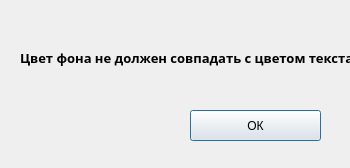
<?xml version="1.0" encoding="UTF-8"?>
<ui version="4.0">
 <class>colorError1</class>
 <widget class="QDialog" name="colorError1">
  <property name="geometry">
   <rect>
    <x>0</x>
    <y>0</y>
    <width>350</width>
    <height>168</height>
   </rect>
  </property>
  <property name="minimumSize">
   <size>
    <width>350</width>
    <height>168</height>
   </size>
  </property>
  <property name="maximumSize">
   <size>
    <width>350</width>
    <height>168</height>
   </size>
  </property>
  <property name="windowTitle">
   <string>Error</string>
  </property>
  <widget class="QLabel" name="label">
   <property name="geometry">
    <rect>
     <x>20</x>
     <y>50</y>
     <width>331</width>
     <height>16</height>
    </rect>
   </property>
   <property name="font">
    <font>
     <family>Bahnschrift SemiLight</family>
     <pointsize>10</pointsize>
     <weight>75</weight>
     <bold>true</bold>
    </font>
   </property>
   <property name="text">
    <string>Цвет фона не должен совпадать с цветом текста! </string>
   </property>
  </widget>
  <widget class="QPushButton" name="pushButton">
   <property name="geometry">
    <rect>
     <x>190</x>
     <y>110</y>
     <width>131</width>
     <height>31</height>
    </rect>
   </property>
   <property name="text">
    <string>ОК</string>
   </property>
  </widget>
 </widget>
 <resources/>
 <connections/>
</ui>
